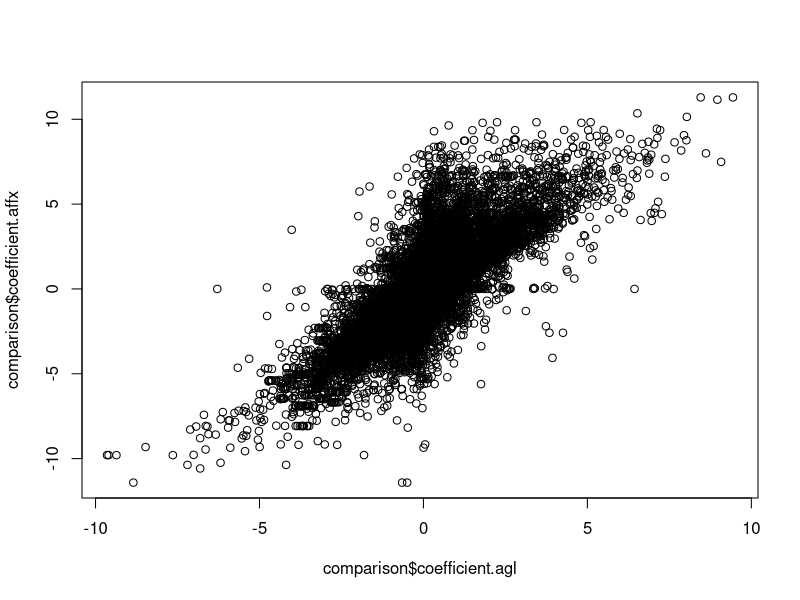

This chart was generated by the following R code:
## ---- chunk 1
resultat.agl <- read.table('2-result/1-fold-change-agl.txt',sep='\t',header=T)
resultat.affx <- read.table('2-result/2-fold-change-affx.txt',sep='\t',header=T)

head(resultat.agl)
head(resultat.affx)

## ---- chunk 2
idx <- match(resultat.agl$annotation,resultat.affx$annotation)
resultat.affx <- resultat.affx[idx,]

head(resultat.agl)
head(resultat.affx)

## ---- chunk 3
comparison <- data.frame(resultat.agl,resultat.affx)

## ---- chunk 4
plot(comparison$coefficient.agl,comparison$coefficient.affx)
cor(comparison$coefficient.agl,comparison$coefficient.affx,use='complete.obs')
cor(comparison$coefficient.agl,comparison$coefficient.affx,use='complete.obs',method='spearman')

